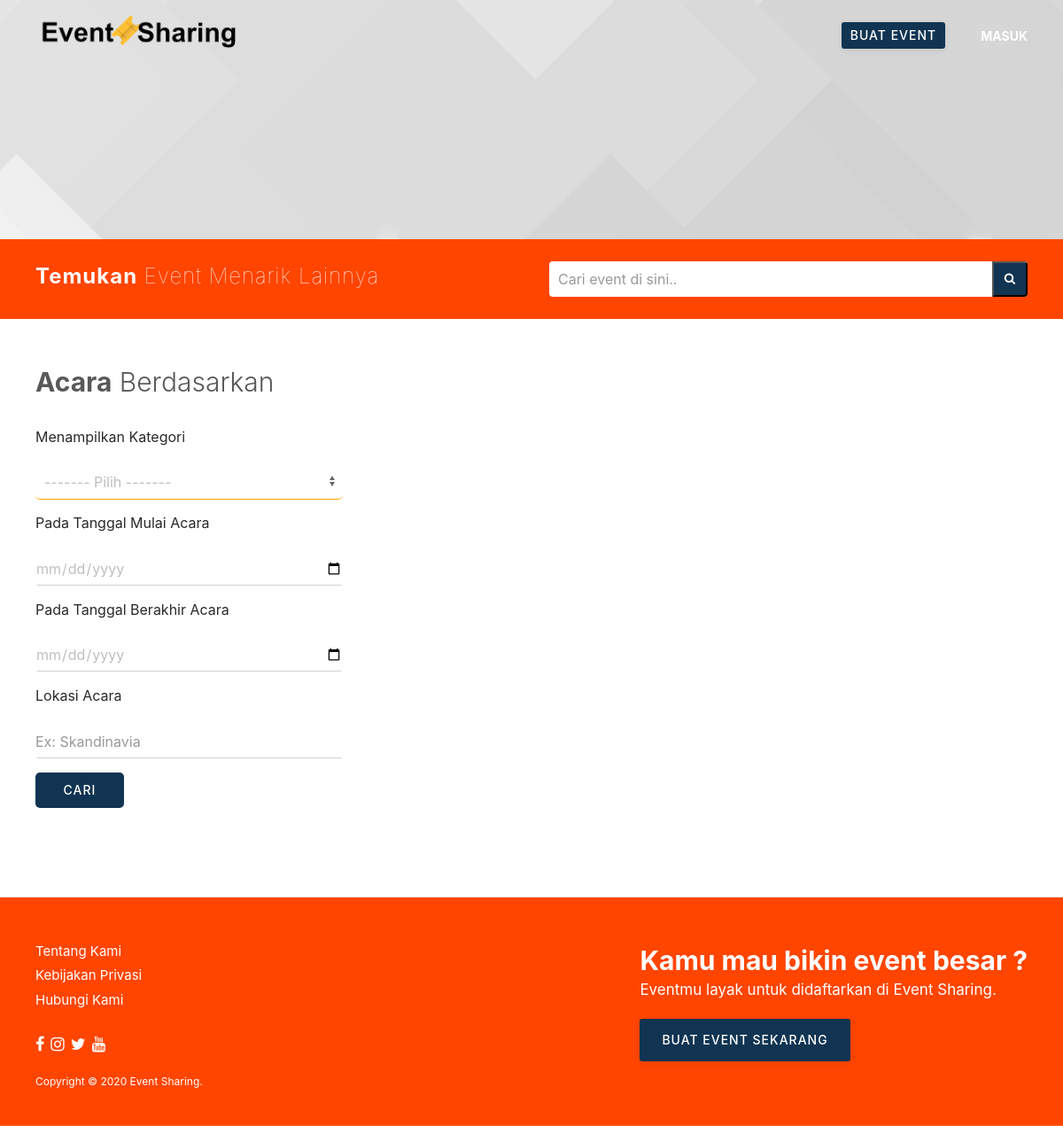
Screenshot of /index.php/kategori_event with the database file from the repository.
### tables this page shows
CREATE TABLE `config` (
  `id_config` int(11) NOT NULL,
  `meta_keyword` text NOT NULL,
  `meta_author` text NOT NULL,
  `meta_title` text NOT NULL,
  `meta_description` text NOT NULL,
  `facebook` text NOT NULL,
  `instagram` text NOT NULL,
  `twitter` text NOT NULL,
  `youtube` text NOT NULL,
  `favicon` varchar(255) NOT NULL,
  `logo` varchar(255) NOT NULL,
  `tentang_kami` text NOT NULL,
  `no_wa` varchar(12) NOT NULL,
  `copyright` varchar(100) NOT NULL
);

### application/controllers/Kategori_event.php (called while the page is built, shortened)
<?php
class Kategori_event extends CI_Controller {
	public function __construct()
	{
		$this->load->model('Mpengaturan');
		$this->load->model('Mevent');
	}
	public function index()
	{
		$id_config = 1;
		$data['pengaturan'] = $this->Mpengaturan->ambil_config($id_config);
		$data['kategori'] = $this->Mevent->tampil_kategori();
		$data['event'] = $this->Mevent->tampil_event();
		$this->load->view('pengunjung/landing/header',$data);
		$this->load->view('pengunjung/landing/banner',$data);
		$this->load->view('pengunjung/ikut_event/semua_kategori_event',$data);
		$this->load->view('pengunjung/landing/footer',$data);
	}
}

### index.php (called while the page is built, shortened)
<?php
require_once BASEPATH.'core/CodeIgniter.php';

### application/models/Mpengaturan.php (called while the page is built, shortened)
<?php
class Mpengaturan extends CI_Model {
    function ambil_config($id_config)
    {
        $this->db->where('id_config', $id_config);
        $ambil = $this->db->get('config');
        $data = $ambil->row_array();
        return $data;
    }
}
?>

### application/views/pengunjung/ikut_event/semua_kategori_event.php (the view, shortened to what this page needs)
<div class="uk-section section-border-bottom" style="padding: 50px 0px 100px 0px;">
	<div class="uk-container">
		<h3 class="section-title text-primary uk-text-center uk-text-left@m"><b>Acara</b> Berdasarkan</h3>
		<form method="POST">
			<div class="uk-grid" uk-grid="">
				<div class="uk-width-1-1 uk-width-1-3@m uk-visible@m uk-first-column" id="column-event-category">
					<div class="list-category-sticky uk-sticky" uk-sticky="offset:80; bottom: #column-event-category;" style="z-index: 0;">
						<div>
							<h5 class=" uk-text-center uk-text-left@m">Menampilkan Kategori</h5>
							<select name="id_kategori55" class="uk-select" style="border-radius: 5px; border-color: orange;">
								<option value="">------- Pilih -------</option>
							</select>
						</div>
						<div style="padding: 15px 0px 0px 0px;">
							<h5 class=" uk-text-center uk-text-left@m">Pada Tanggal Mulai Acara</h5>
							<input type="date" name="tgl_mulai_acara" class="uk-input" style="border-radius: 5px; border-color: orange;">
						</div>
						<div style="padding: 15px 0px 0px 0px;">
							<h5 class=" uk-text-center uk-text-left@m">Pada Tanggal Berakhir Acara</h5>
							<input type="date" name="tgl_berakhir_acara" class="uk-input" style="border-radius: 5px; border-color: orange;">
						</div>
						<div style="padding: 15px 0px 0px 0px;">
							<h5 class=" uk-text-center uk-text-left@m">Lokasi Acara</h5>
							<input type="text" name="lokasi_acara" class="uk-input" style="border-radius: 5px; border-color: orange;" placeholder="Ex: Skandinavia">
						</div>
						<div style="padding: 15px 0px 0px 0px;">
							<button name="cari" value="cari" class="uk-button uk-button-small uk-button-primary" style="border-radius: 5px; border-color: orange; height: 40px; width: 100px;">Cari</button>
						</div>
					</div>
				</div>
				<div class="uk-width-1-1 uk-width-2-3@m">
				</div>
			</form>
		</div>
	</div>

### application/views/pengunjung/landing/header.php (shortened to what this page needs)
<!doctype html>
<html lang="id-ID">
<head>
  <link rel="stylesheet" href="<?php echo base_url("assets/css/default.css?v=111020191905"); ?>" />
  <link rel="stylesheet" href="<?php echo base_url("assets/css/adding.css"); ?>" />
  <link rel="stylesheet" href="<?php echo base_url("assets/font-awesome/css/font-awesome.min.css"); ?>">
  <link rel="stylesheet" href="<?php echo base_url("assets/ajax/libs/uikit1.min.css?_=1"); ?>">
<link rel="stylesheet" href="<?php echo base_url("assets/css/uikit.min.css"); ?>" />
<link rel="stylesheet" href="<?php echo base_url("assets/css/default.css?v=111020191905"); ?>" />
<link rel="stylesheet" href="<?php echo base_url("assets/css/adding.css"); ?>" />
<link rel="stylesheet" href="<?php echo base_url("assets/font-awesome/css/font-awesome.min.css"); ?>">
</head>
<body>
  <div class="main-nav uk-position-absolute" uk-sticky="bottom: #offset" style="z-index: 1011;">
    <div class="uk-container">
      <nav class="uk-width-1-1" uk-navbar>
        <div class="uk-navbar-left uk-margin-small-bottom uk-margin-small-top uk-text-middle">
          <a href="<?php echo base_url(""); ?>" class="logo-img uk-link-reset">
            <img class="white" src="<?php echo base_url("assets/img/logo/".$pengaturan['logo']); ?>" alt="Bikin event gratis & Atur acaramu sendiri">
          </a>
        </div>
        <div class="uk-navbar-right">
          <ul class="uk-navbar-nav nav-blue uk-visible@m">
            <li>
              <a href="<?php echo base_url("buat-event"); ?>">
                <button class="uk-button uk-button-small uk-button-primary uk-box-shadow-small btn-on-top-nav uk-button-small gradient-button">BUAT EVENT</button>
              </a>
            </li>
            <?php if (!$this->session->userdata('member')): ?>
              <li class="uk-text-bold">
                <a href="<?php echo base_url("login"); ?>" uk-toggle>MASUK</a>
              </li>
            <?php endif ?>
          </ul>
        </div>
      </nav>
    </div>
  </div>

### application/views/pengunjung/landing/footer.php (shortened to what this page needs)
<div class="main-footer">
  <div class="section-border-bottom">
    <div class="uk-container">
      <div class="uk-grid uk-margin-small-top uk-flex-center" uk-grid>
        <div class="uk-width-expand@m uk-width-1-1 uk-text-center uk-text-left@m">
          <ul class="menu-footer uk-text-center uk-text-left@m uk-padding-remove-horizontal">
            <li><a href="<?php echo base_url("tentang-kami"); ?>">Tentang Kami</a></li>
            <li><a href="<?php echo base_url("kebijakan-privasi"); ?>">Kebijakan Privasi</a></li>
            <li><a href="<?php echo base_url("hubungi-kami"); ?>">Hubungi Kami</a></li>
          </ul>
          <p class="section-title-two uk-margin-remove-top uk-text-center uk-text-left@m" style="font-size: 18px;">
            <a href="<?php echo $pengaturan['facebook']; ?>" class="uk-link-reset" style="padding-right: 2px;"><span class="fa fa-facebook"></span></a>
            <a href="<?php echo $pengaturan['instagram']; ?>" class="uk-link-reset" style="padding-right: 2px;"><span class="fa fa-instagram"></span></a>
            <a href="<?php echo $pengaturan['twitter']; ?>" class="uk-link-reset" style="padding-right: 2px;"><span class="fa fa-twitter"></span></a>
            <a href="<?php echo $pengaturan['youtube']; ?>" class="uk-link-reset" style="padding-right: 2px;"><span class="fa fa-youtube"></span></a>
          </p>
          <p class="section-title-two uk-margin-remove-top uk-text-center uk-text-left@m" style="font-size: 12px;"><?php echo $pengaturan['copyright']; ?></p>
        </div>
        <div class="uk-width-1-1 uk-width-auto@m">
          <h3 class="section-title uk-margin-remove uk-text-center uk-text-left@m"><b>Kamu mau bikin event besar ?</b></h3>
          <p class="section-title-two uk-margin-remove-top uk-text-center uk-text-left@m">Eventmu layak untuk didaftarkan di Event Sharing.</p>
          <a href="<?php echo base_url("buat-event"); ?>" class="uk-button uk-button-primary uk-text-uppercase uk-box-shadow-small gradient-button uk-width-auto@m uk-width-1-1">Buat Event Sekarang</a>
        </div>
      </div>
    </div>
  </div>
</div>
</body>
</html>

### assets/css/default.css (style rules this page uses)
* { font-family:Roboto,sans-serif }
.logo-img>img { height:38px;margin-top:-8px }
body { color:#595959!important }
h1,h2,h3,h4,h5 { color:rgba(0,0,0,.84) }
b { font-weight:700 }
.text-primary { color:#595959!important }
a { color:#e16b4a;text-decoration:none;cursor:pointer }
.uk-button { padding:5px 25px;letter-spacing:1px;font-weight:500 }
.uk-button-small { padding:0 15px }
.uk-button-primary { background-color:#113452!important }
.uk-button-grey,.uk-button-primary { color:#fff!important;border:none!important;border-radius:5px }
.gradient-button { background:linear-gradient(50deg,#113452,#113452)!important;color:#fff;border-radius:3px;letter-spacing:1px;font-weight:500 }
nav .gradient-button { margin:0 10px }
.main-nav { background-color:transparent }
.main-nav .uk-navbar-nav { margin-right:-15px }
.main-nav .uk-navbar-right .nav-blue.uk-navbar-nav>li>a { color:#113452;cursor:pointer }
.section-title { margin-bottom:30px;font-size:30px;font-weight:300 }
.section-title-two { font-size:17px }
.section-border-bottom { border-bottom:1px solid #ededed;padding:40px 0 }
.menu-footer { list-style:none }
.menu-footer li a { display:block;font-size:15px;color:#595959;text-decoration:none;padding-bottom:5px }
.logo-img:before,.uk-logo:before { color:#fff;font-weight:400;font-size:.875rem;display:inline-block;top:32px;position:absolute;border-left:1px solid #fff;padding-left:10px }
.logo-img:before { left:160px }
.btn-on-top-nav { padding:1px 10px!important }
.uk-input { padding:0;color:#bfbfbf }
.uk-select { border-top:0;border-left:0;border-right:0;border-color:#d2d2d2;color:#bfbfbf }
.card-js input,.uk-input,.uk-textarea { border:0;background:no-repeat bottom,50% calc(100% - 1px);background-size:0 100%,100% 100%;padding-left:0;-webkit-transition:background 0s ease-out;transition:background 0s ease-out;background-image:linear-gradient(0deg,#e86b36 2px,rgba(156,39,176,0) 0),linear-gradient(0deg,#d2d2d2 1px,hsla(0,0%,82%,0) 0) }
button.primary-color,button.uk-button-primary { border:1px solid #e86b36;-webkit-box-sizing:border-box;box-sizing:border-box }
.main-footer { background-color:#ff4500;color:#fff }
.main-footer .menu-footer li a,.main-footer footer,.main-footer h3 { color:#fff }
.main-footer .section-border-bottom { border-bottom:1px solid hsla(0,0%,100%,.2) }
.main-nav .uk-navbar-right .nav-blue.uk-navbar-nav>li>a { color:#fff;cursor:pointer }

### rows the page displays
config: logo (picture), copyright "Copyright © 2020 Event Sharing."
